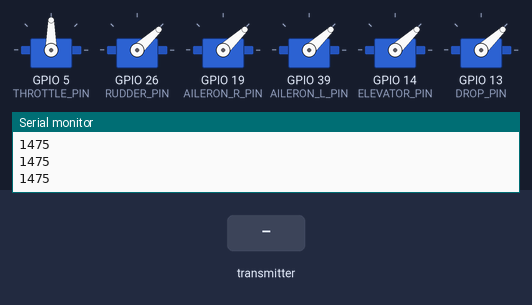
Simulated run of this sketch. Board: ESP32. Parts: 6 × servo, the last lines printed to the serial monitor. The test bench sets the inputs (shaded band).

Above: at 1.2 s.
1.3 s: the transmitter starts sending ch.2 = 172
At 2.5 s:
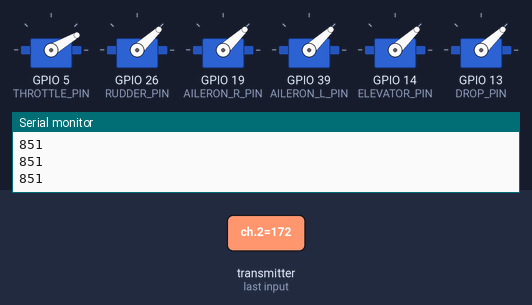
2.8 s: the transmitter starts sending ch.0 = 172
At 3.7 s:
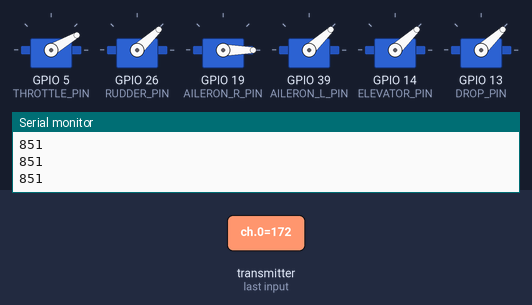
4.3 s: the transmitter starts sending ch.1 = 172
At 4.8 s:
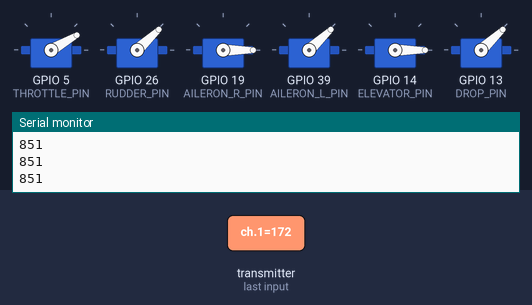
5.8 s: the transmitter starts sending ch.3 = 172
At 7.0 s:
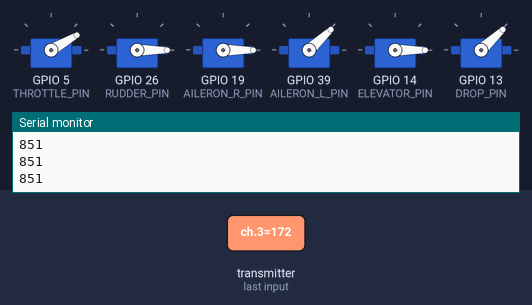
7.3 s: the transmitter starts sending ch.4 = 172
At 8.4 s:
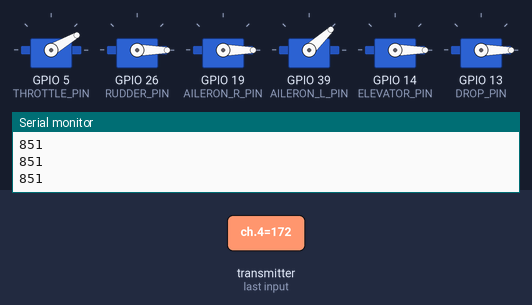
8.8 s: the transmitter starts sending ch.5 = 172
At 9.5 s:
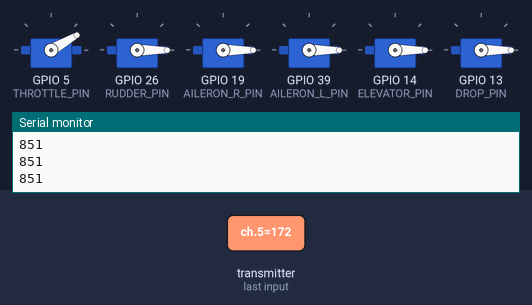
Timing chart, 0 to 11.3 s (numbered marks = the images above; inputs shaded):
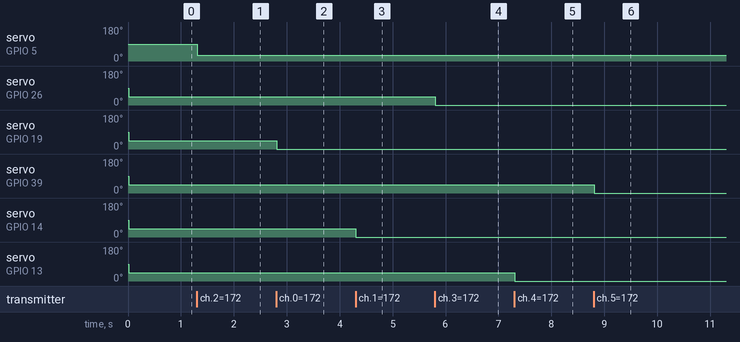

The sketch:

sbus_servo_test.ino
```cpp
#include <ESP32Servo.h>
#include "sbus.h"

/* SBUS object, reading SBUS */
bfs::SbusRx sbus_rx(&Serial2, 16, 17, true); // invertフラグを追加
/* SBUS object, writing SBUS */
bfs::SbusTx sbus_tx(&Serial2, 16, 17, true); // invertフラグを追加
/* SBUS data */
bfs::SbusData data;

/* PWM pin definitions */
#define THROTTLE_PIN 5
#define RUDDER_PIN 26
#define ELEVATOR_PIN 14
#define AILERON_R_PIN 19
#define AILERON_L_PIN 39
#define DROP_PIN 13

// サーボオブジェクトの作成
Servo servo_throttle;
Servo servo_yaw;
Servo servo_roll_left;
Servo servo_roll_right;
Servo servo_pitch;
Servo servo_drop;

void setup()
{
  /* Serial to display data */
  Serial.begin(9600);
  while (!Serial)
  {
  }
  /* Begin the SBUS communication */
  sbus_rx.Begin();
  sbus_tx.Begin();

  servo_throttle.attach(THROTTLE_PIN);
  servo_yaw.attach(RUDDER_PIN);
  servo_roll_left.attach(AILERON_R_PIN);
  servo_roll_right.attach(AILERON_L_PIN);
  servo_pitch.attach(ELEVATOR_PIN);
  servo_drop.attach(DROP_PIN);
}

void loop()
{
  if (sbus_rx.Read())
  {
    /* Grab the received data */
    data = sbus_rx.data();
    /* Display the received data */
    //for (int8_t i = 0; i < data.NUM_CH; i++)
    //{
    //  Serial.print(data.ch[i]);
    //  Serial.print("\t");
    //}
    /* Display lost frames and failsafe data */
    //Serial.print(data.lost_frame);
    //Serial.print("\t");
    //Serial.println(data.failsafe);
    /* Set the SBUS TX data to the received data */
    sbus_tx.data(data);

    /* Output PWM signals */
    int dataH = map(data.ch[2],368,1680,1000,2000);
    Serial.println(dataH);
    servo_throttle.writeMicroseconds(dataH);
    servo_yaw.writeMicroseconds(data.ch[3]);
    servo_roll_left.writeMicroseconds(data.ch[0]);
    servo_roll_right.writeMicroseconds(data.ch[5]);
    servo_pitch.writeMicroseconds(data.ch[1]);
    servo_drop.writeMicroseconds(data.ch[4]);
  }
}
```

Measured:
- after the input at 1.3 s, servo on GPIO 5 (THROTTLE_PIN): 90° → 30° at once
- after the input at 2.8 s, servo on GPIO 19 (AILERON_R_PIN): 43° → 0° at once
- after the input at 4.3 s, servo on GPIO 14 (ELEVATOR_PIN): 43° → 0° at once
- after the input at 5.8 s, servo on GPIO 26 (RUDDER_PIN): 43° → 0° at once
- after the input at 7.3 s, servo on GPIO 13 (DROP_PIN): 43° → 0° at once
- after the input at 8.8 s, servo on GPIO 39 (AILERON_L_PIN): 43° → 0° at once
